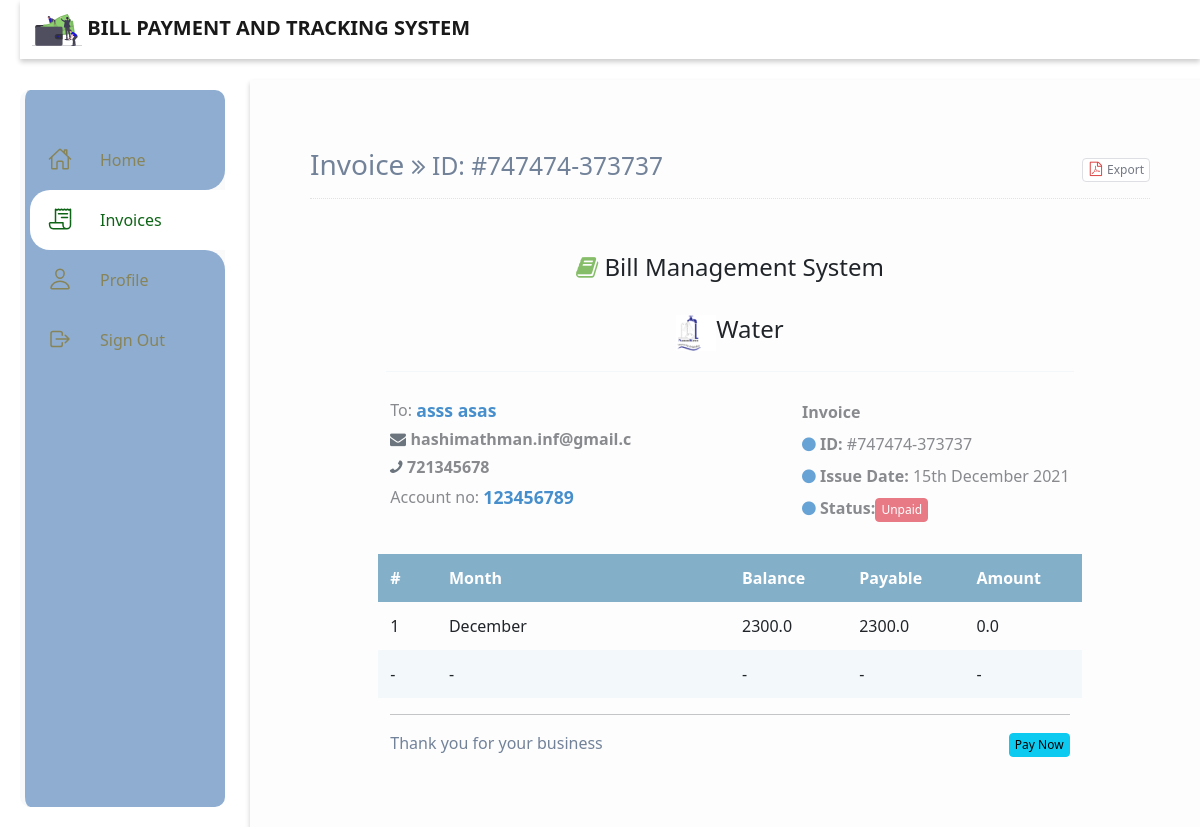
The page /invoice/74 (signed in) on the database its author committed.
### main/models.py (models this page shows, shortened)
class BaseModel(models.Model):
    created_date = models.DateTimeField(auto_now_add=True)
    modified_date = models.DateTimeField(auto_now=True)
    class Meta:
        abstract = True

class Bill(BaseModel):
	my_subscription 	= models.ForeignKey(MySubscription, on_delete=models.CASCADE)
	for_date			= models.DateField(blank=True, null=True)
	credit 				= models.FloatField()
	debit 				= models.FloatField()
	units 				= models.CharField(max_length=50, default="0.0")

class MySubscription(BaseModel):
	user 			= models.ForeignKey(User, on_delete=models.CASCADE)
	subscription 	= models.ForeignKey(Subscription, on_delete=models.CASCADE)
	account_no 		= models.CharField(max_length=100)

class Subscription(models.Model):
	name 	= models.CharField(max_length=50)
	pic 	= models.ImageField(upload_to="./subscriptions")
	paybill	= models.CharField(max_length=50, null=True)

### accounts/models.py (models this page shows, shortened)
class User(AbstractBaseUser, PermissionsMixin):
	email 			= models.EmailField(_("email address"), unique=True)
	first_name 		= models.CharField(max_length=100, null=True)
	last_name 		= models.CharField(max_length=100, null=True)
	start_date 		= models.DateTimeField(default=timezone.now)
	is_active 		= models.BooleanField(default=True)
	is_staff 		= models.BooleanField(default=False)
	avatar			= models.ImageField(blank=True, null=True)
	phone_number 	= models.BigIntegerField(blank=True, null=True)
	objects 	= CustomAccountManager()
	USERNAME_FIELD = "email"

### main/views.py (the view, shortened to what this page needs)
# urls.py: path('invoice/<int:bill_id>', invoice, name="invoice"),
@login_required
def invoice(request, bill_id):
	if request.user.is_superuser == True:
		return redirect("admin:index")
	template_name = "invoice.html"
	months = ["January", "February", "March", "April", "May", "June", "July", "August", "September", "October", "November", "December"]
	bill = get_object_or_404(Bill, pk=bill_id)
	paid = False
	if bill.credit <= bill.debit:
		paid = True
	bill_dict = {
		"id": bill.id,
		"bill":bill,
		"month": months[bill.for_date.month - 1],
		"balance": bill.credit,
		"payable": bill.credit - bill.debit,
		"amount": bill.debit,
		"date": bill.for_date,
	}
	context = {
		"nbar":"invoices",
		"bill":bill_dict,
		"paid":paid,
	}
	download = request.GET.get("download")
	return render(request, template_name, context)

### main/templates/invoice.html (shortened to what this page needs)
{% extends "base.html" %}
{% load static %}
{% block custom_css%}
	<link rel="stylesheet" type="text/css" href="{% static 'css/invoice.css'%}">
{% endblock %}
{% block content %}
<div class="page-content container">
    <div class="page-header text-blue-d2">
        <h1 class="page-title text-secondary-d1">
            Invoice
            <small class="page-info">
                <i class="fa fa-angle-double-right text-80"></i>
                ID: #{{bill.id}}{{bill.id}}{{bill.id}}-{{bill.bill.my_subscription.id}}{{bill.bill.my_subscription.id}}{{bill.bill.my_subscription.id}}
            </small>
        </h1>
        <div class="page-tools">
            <div class="action-buttons">
                <form action="" method="get">
	                <button class="btn bg-white btn-light mx-1px text-95" type="submit" data-title="PDF">
	                    <i class="mr-1 fa fa-file-pdf-o text-danger-m1 text-120 w-2"></i>
	                    Export
	                </button>
                </form>
            </div>
        </div>
    </div>
    <div class="container px-0" style="padding: 10px !important">
        <div class="row mt-4">
            <div class="col-12 col-lg-10 offset-lg-1">
                <div class="row">
                    <div class="col-12">
                        <div class="text-center text-150">
                            <i class="fa fa-book fa-1x text-success-m2 mr-1"></i>
                            <span class="text-default-d3">Bill Management System</span>
                            <div style="display: flex; justify-content: center; margin-top: 30px; margin-bottom: 20px" align="center">
                            	{% if bill.bill.my_subscription.subscription.pic %}
                            	<img src="{{bill.bill.my_subscription.subscription.pic.url}}" alt="" width="40">
                            	{% endif %}
                            	<h4>{{bill.bill.my_subscription.subscription.name}}</h4>
                            </div>
                        </div>
                    </div>
                </div>
                <hr class="row brc-default-l1 mx-n1 mb-4" />
                <div class="row">
                    <div class="col-sm-6">
                        <div>
                            <span class="text-sm text-grey-m2 align-middle">To:</span>
                            <span class="text-600 text-110 text-blue align-middle">{{request.user.first_name}} {{request.user.last_name}}</span>
                        </div>
                        <div class="text-grey-m2">
                            <div class="my-1"><i class="fa fa-envelope fa-flip-horizontal text-secondary"></i> <b class="text-600">{{request.user.email}}</b></div>
                            <div class="my-1"><i class="fa fa-phone fa-flip-horizontal text-secondary"></i> <b class="text-600">{{request.user.phone_number}}</b></div>
                        </div>
                        <div>
                            <span class="text-sm text-grey-m2 align-middle">Account no:</span>
                            <span class="text-600 text-110 text-blue align-middle">{{bill.bill.my_subscription.account_no}}</span>
                        </div>
                    </div>
                    <div class="text-95 col-sm-6 align-self-start d-sm-flex justify-content-end">
                        <div class="text-grey-m2">
                            <div class="mt-1 mb-2 text-secondary-m1 text-600 text-125">
                                Invoice
                            </div>
                            <div class="my-2"><i class="fa fa-circle text-blue-m2 text-xs mr-1"></i> <span class="text-600 text-90">ID:</span> #{{bill.id}}{{bill.id}}{{bill.id}}-{{bill.bill.my_subscription.id}}{{bill.bill.my_subscription.id}}{{bill.bill.my_subscription.id}}</div>
                            <div class="my-2"><i class="fa fa-circle text-blue-m2 text-xs mr-1"></i> <span class="text-600 text-90">Issue Date:</span> {% now "jS F Y" %}</div>
                            <div class="my-2"><i class="fa fa-circle text-blue-m2 text-xs mr-1"></i> <span class="text-600 text-90">Status:</span>{% if paid %}<button class="btn btn-success" disabled="">Paid</button> {% else%}<button class="btn btn-danger" disabled="">Unpaid</button>{% endif %}</div>
                        </div>
                    </div>
                </div>
                <div class="mt-4">
                    <div class="row text-600 text-white bgc-default-tp1 py-25">
                        <div class="d-none d-sm-block col-1">#</div>
                        <div class="col-9 col-sm-5">Month</div>
                        <div class="d-none d-sm-block col-4 col-sm-2">Balance</div>
                        <div class="d-none d-sm-block col-sm-2">Payable</div>
                        <div class="col-2">Amount</div>
                    </div>
                    <div class="text-95 text-secondary-d3">
                        <div class="row mb-2 mb-sm-0 py-25">
                            <div class="d-none d-sm-block col-1">1</div>
                            <div class="col-9 col-sm-5">{{bill.month}}</div>
                            <div class="d-none d-sm-block col-2">{{bill.balance}}</div>
                            <div class="d-none d-sm-block col-2 text-95">{{bill.payable}}</div>
                            <div class="col-2 text-secondary-d2">{{bill.amount}}</div>
                        </div>
                        <div class="row mb-2 mb-sm-0 py-25 bgc-default-l4">
                            <div class="d-none d-sm-block col-1">-</div>
                            <div class="col-9 col-sm-5">-</div>
                            <div class="d-none d-sm-block col-2">-</div>
                            <div class="d-none d-sm-block col-2 text-95">-</div>
                            <div class="col-2 text-secondary-d2">-</div>
                        </div>
                    </div>
                    <hr />
                    <div style="display: flex; justify-content: space-between;">
                        <span class="text-secondary-d1 text-105">Thank you for your business</span>
                        {% if paid %}
                        	<a href="#" class="btn btn-success btn-bold px-4 float-right mt-3 mt-lg-0" disabled>Paid</a>
                        {% else %}
                        	   <form action="{% url 'mpesa_api:lipa_na_mpesa' bill.id %}" method="get">
                                <a type="submit" class="btn btn-info btn-bold px-4 float-right mt-3 mt-lg-0">Pay Now</a>
                            </form>
                        {% endif %}
                    </div>
                </div>
            </div>
        </div>
    </div>
</div>
{% endblock %}

### static/css/base.css (style rules this page uses)
* { margin: 0; padding: 0; box-sizing: border-box; }
body { min-height: 100vh; background: #ffffff; }
a { text-decoration: none; }
.container { padding: 50px 70px; }
.btn { padding: 2px 5px !important; font-size: 12px; }

### static/css/invoice.css (style rules this page uses)
.container { padding: 30px 30px !important; }
.text-secondary-d1 { color: #728299!important; }
.page-header { margin: 0 0 1rem; padding-bottom: 1rem; padding-top: .5rem; border-bottom: 1px dotted #e2e2e2; display: -ms-flexbox; display: flex; -ms-flex-pack: justify; justify-content: space-between; -ms-flex-align: center; align-items: center; }
.page-title { padding: 0; margin: 0; font-size: 1.75rem; font-weight: 300; }
.brc-default-l1 { border-color: #dce9f0!important; }
.ml-n1, .mx-n1 { margin-left: -.25rem!important; }
.mr-n1, .mx-n1 { margin-right: -.25rem!important; }
.mb-4, .my-4 { margin-bottom: 1.5rem!important; }
hr { margin-top: 1rem; margin-bottom: 1rem; border: 0; border-top: 1px solid rgba(0,0,0,.1); }
.text-grey-m2 { color: #888a8d!important; }
.text-success-m2 { color: #86bd68!important; }
.font-bolder, .text-600 { font-weight: 600!important; }
.text-110 { font-size: 110%!important; }
.text-blue { color: #478fcc!important; }
.pb-25, .py-25 { padding-bottom: .75rem!important; }
.pt-25, .py-25 { padding-top: .75rem!important; }
.bgc-default-tp1 { background-color: rgba(121,169,197,.92)!important; }
.bgc-default-l4, .bgc-h-default-l4:hover { background-color: #f3f8fa!important; }
.page-header .page-tools { -ms-flex-item-align: end; align-self: flex-end; }
.btn-light { color: #757984; background-color: #f5f6f9; border-color: #dddfe4; }
.w-2 { width: 1rem; }
.text-120 { font-size: 120%!important; }
.text-danger-m1 { color: #dd4949!important; }
.text-blue-m2 { color: #68a3d5!important; }
.text-150 { font-size: 150%!important; }

### rows shown on the page
Bill: bill.my_subscription.id "37", bill.my_subscription.subscription.pic (picture), bill.my_subscription.subscription.name "Water", bill.my_subscription.account_no "123456789", balance "2300.0", amount "0.0"
User: user.first_name "asss", user.last_name "asas", user.email "hashimathman.inf@gmail.c", user.phone_number "721345678"

### other values the page prints
{{ bill.id }} "74"
{{ bill.month }} "December"
{{ bill.payable }} "2300.0"
